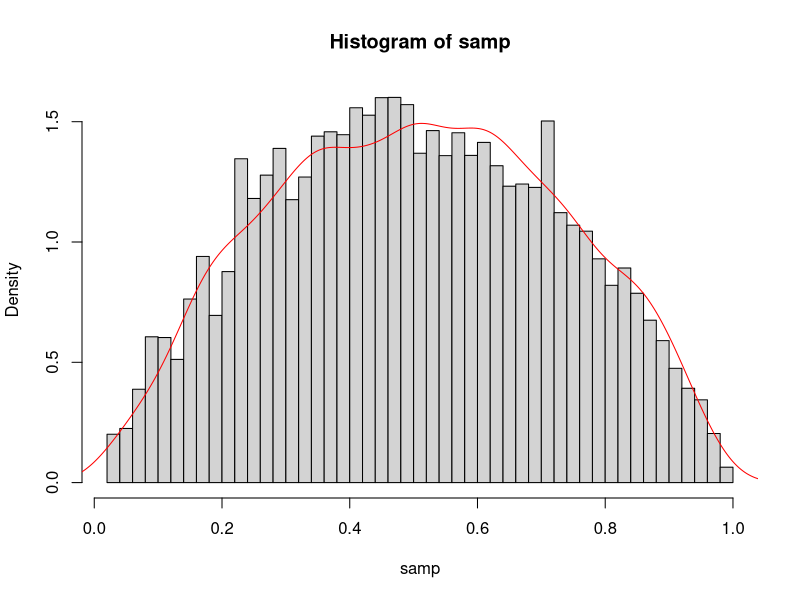

Reproduce this figure in R.
# let exponential distribution be the proposal distribution (not symmetric) 
propose <- function(x_t) {
  x_star <- rexp(1, rate = x_t)
  x_star
}

# suppose the target distribution is beta(2, 2), and we can only know its kernel  
p <- function(x_star, x_t) {
  num <- x_star * (1 - x_star) * dexp(x_t, rate = x_star)
  den <- x_t * (1 - x_t) * dexp(x_star, rate = x_t)
  num / den
}

metropolis_hastings <- function(x_0 = sample(0:10, size = 1), num_iteration = 1000) {
  samp <- vector("list", 0)
  x_t <- x_0
  for (i in 1:num_iteration) {
    x_star <- propose(x_t)
    accept_prob <- min(1, p(x_star = x_star, x_t = x_t))
    u <- runif(1)
    if (accept_prob > u) {
      samp[[i]] <- x_star
      x_t <- x_star
    }
    else {
      samp[[i]] <- x_t
    }
  }
  unlist(samp)
}

samp <- metropolis_hastings(x_0 = 0.5, num_iteration = 50000)
hist(samp, breaks = 50, freq = F)
lines(density(rbeta(5000, 2, 2)), col = "red")
